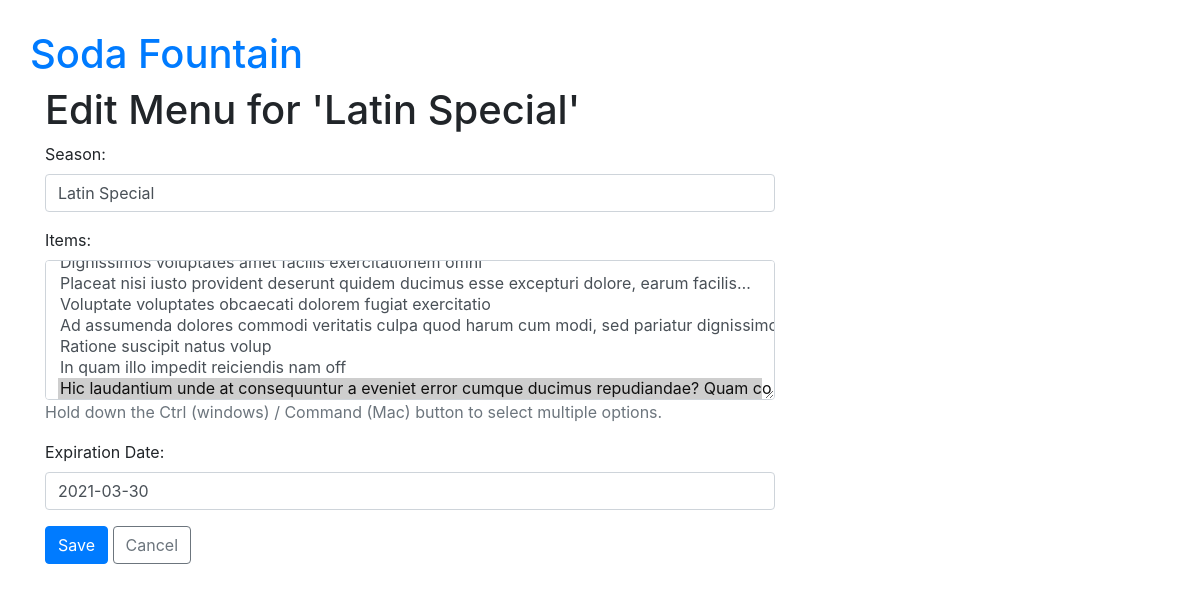
Page /menu/537/edit/ on the earlier database version.
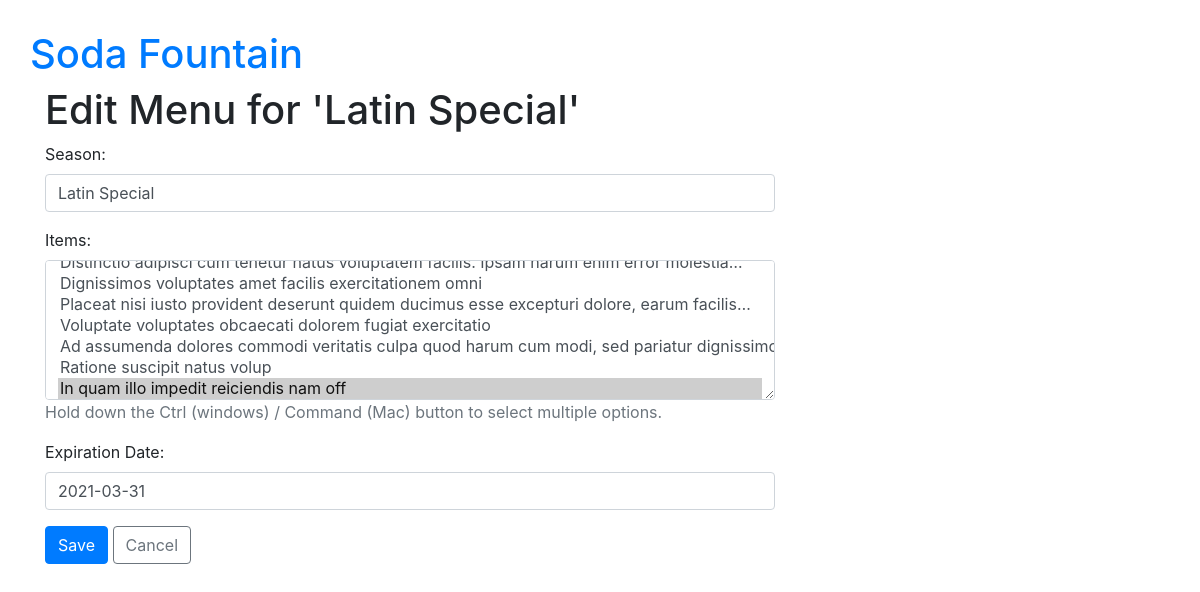
Same page on the later database version.
### menu/models.py (models this page shows, shortened)
class Menu(models.Model):
    season = models.CharField(max_length=20) # Required Field
    items = models.ManyToManyField('Item', related_name='items')  # Required Field
    created_date = models.DateTimeField(default=timezone.now)  # Hidden Field
    expiration_date = models.DateField()  # Required Field

### menu/views.py (the view, shortened to what this page needs)
# urls.py: path('menu/<pk>/edit/', views.edit_menu, name='menu_edit'),
def edit_menu(request, pk):
    try:
        menu = models.Menu.objects.prefetch_related('items').get(pk=pk)
    except ObjectDoesNotExist:
        raise Http404
    selected_items = [item.id for item in menu.items.all()]
    form = forms.MenuForm(initial={'items': selected_items}, instance=menu)
    return render(request, 'menu/menu_edit.html', {
        'menu': menu,
        'form': form,
        })

### menu/forms.py
class MenuForm(forms.ModelForm):
    season = forms.CharField
    expiration_date = forms.DateField
    error_messages = {'invalid': 'Please choose a valid expiry date for this menu.'},
    items = forms.MultipleChoiceField(
        choices=ITEMS,
        help_text='Hold down the Ctrl (windows) / Command (Mac) button to select multiple options.',
    )
    class Meta:
        model = models.Menu
        fields = [
            'season',
            'items',
            'expiration_date',
        ]

### menu/templates/menu/menu_edit.html
{% extends 'base.html' %}
{% block content %}
    <div class="content container">
        <div class="row">
            <div class="col-md-8">
                <h1>Edit Menu for '{{ menu.season }}'</h1>
                {% include "menu/menu_form.html" %}
            </div>
        </div>
    </div>
{% endblock %}

### menu/templates/menu/menu_form.html (shortened to what this page needs)
                <form method="POST" action="">
                    <div class="form-group">
                        <label for="season">Season:</label>
                        <input class="form-control" type="text" name="season" id="season"
                        {% if menu.season %}value="{{ menu.season }}" {% endif %}>
                    </div>
                    <div class="form-group">
                        <label for="items">Items:</label>
                        <select name="items" multiple class="form-control multi-select" id="items" size="6">
                            {% for item in form.items %}
                                {{ item|truncatechars_html:90 }}
                            {% endfor %}
                        </select>
                        <div class="text-muted">{{ form.items.help_text }}</div>
                    </div>
                    <div class="form-group">
                        <label for="expiration_date">Expiration Date:</label>
                        <input class="form-control" type="text" id="expiration_date" name="expiration_date"
                        {% if menu.expiration_date %} value="{{ menu.expiration_date|date:"Y-m-d" }}" {% endif %}>
                    </div>
                    <button type="submit" class="btn btn-primary">Save</button>
                    <a href="{% url 'menu:menu_list' %}" class="btn btn-outline-secondary">Cancel</a>
                </form>

Differences in the rows shown:
changed Menu "Latin Special": items "Placeat nisi iusto provident deserunt quidem ducimus esse excepturi dolore, earum facilis… / Voluptate voluptates obcaecati dolorem fugiat exercitatio / Ad assumenda dolores commodi veritatis culpa quod harum cum modi, sed pariatur dignissimo… / Ratione suscipit natus volup / In quam illo impedit reiciendis nam off / Hic laudantium unde at consequuntur a eveniet error cumque ducimus repudiandae? Quam co ☑" → "Dignissimos voluptates amet facilis exercitationem omni / Placeat nisi iusto provident deserunt quidem ducimus esse excepturi dolore, earum facilis… / Voluptate voluptates obcaecati dolorem fugiat exercitatio / Ad assumenda dolores commodi veritatis culpa quod harum cum modi, sed pariatur dignissimo… / Ratione suscipit natus volup / In quam illo impedit reiciendis nam off ☑"; expiration_date "2021-03-30" → "2021-03-31"
